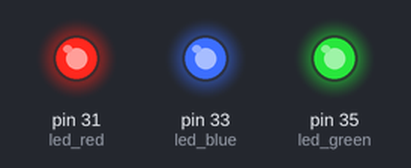
The program below on a simulated Raspberry Pi (header pin numbers), started with the arguments 3 3 3. On the bench: output pins drawn as LEDs (lit = HIGH). What the program prints to the terminal is not drawn. At 0.0 s the program stops and its outputs stay as they are.

Above: at 0.1 s.
Timing chart, 0 to 1.5 s (numbered marks = the images above):
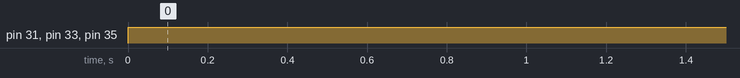

Measured:
- by itself, pin 31 (led_red), pin 33 (led_blue), pin 35 (led_green): LOW → HIGH at 0.00 s

The program:

controlLEDs.py
```python
#!/usr/bin/python3

import sys
import time
import RPi.GPIO as GPIO
GPIO.setwarnings(False)

n = len(sys.argv)

led_blue = 33  # Blue
led_green = 35  # Green
led_red = 31  # Red

GPIO.setmode(GPIO.BOARD)
GPIO.setup(led_blue, GPIO.OUT)
GPIO.setup(led_green, GPIO.OUT)
GPIO.setup(led_red, GPIO.OUT)

def Color(r, g, b):
    GPIO.output(led_red, BooleanToGPIO(r))
    GPIO.output(led_green, BooleanToGPIO(g))
    GPIO.output(led_blue, BooleanToGPIO(b))

def BooleanToGPIO(value):
    if value == 1:
        return GPIO.LOW
    else:
        return GPIO.HIGH

r = int(sys.argv[1])
g = int(sys.argv[2])
b = int(sys.argv[3])

Color(r, g, b)
print (f"({sys.argv[1]}, {sys.argv[2]}, {sys.argv[3]})")
```
